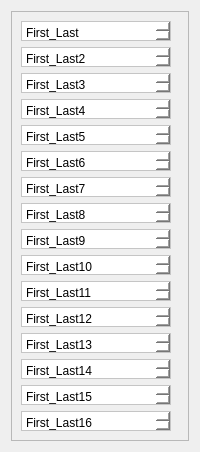
            <widget class="QWidget" name="mainBodyRight" native="true">
             <layout class="QHBoxLayout" name="horizontalLayout_4">
              <item>
               <widget class="QFrame" name="frame_6">
                <property name="frameShape">
                 <enum>QFrame::StyledPanel</enum>
                </property>
                <property name="frameShadow">
                 <enum>QFrame::Raised</enum>
                </property>
                <layout class="QVBoxLayout" name="verticalLayout_8">
                 <item>
                  <widget class="CustomPlainTextEdit" name="nameUnderscore_1">
                   <property name="sizePolicy">
                    <sizepolicy hsizetype="Fixed" vsizetype="Fixed">
                     <horstretch>0</horstretch>
                     <verstretch>0</verstretch>
                    </sizepolicy>
                   </property>
                   <property name="maximumSize">
                    <size>
                     <width>150</width>
                     <height>20</height>
                    </size>
                   </property>
                   <property name="styleSheet">
                    <string notr="true">font: 9pt &quot;Arial&quot;; background-color: white;
  color: black;</string>
                   </property>
                   <property name="plainText">
                    <string>First_Last</string>
                   </property>
                  </widget>
                 </item>
                 <item>
                  <widget class="CustomPlainTextEdit" name="nameUnderscore_2">
                   <property name="sizePolicy">
                    <sizepolicy hsizetype="Fixed" vsizetype="Fixed">
                     <horstretch>0</horstretch>
                     <verstretch>0</verstretch>
                    </sizepolicy>
                   </property>
                   <property name="maximumSize">
                    <size>
                     <width>150</width>
                     <height>20</height>
                    </size>
                   </property>
                   <property name="styleSheet">
                    <string notr="true">font: 9pt &quot;Arial&quot;; background-color: white;
  color: black;</string>
                   </property>
                   <property name="plainText">
                    <string>First_Last2</string>
                   </property>
                  </widget>
                 </item>
                 <item>
                  <widget class="CustomPlainTextEdit" name="nameUnderscore_3">
                   <property name="sizePolicy">
                    <sizepolicy hsizetype="Fixed" vsizetype="Fixed">
                     <horstretch>0</horstretch>
                     <verstretch>0</verstretch>
                    </sizepolicy>
                   </property>
                   <property name="maximumSize">
                    <size>
                     <width>150</width>
                     <height>20</height>
                    </size>
                   </property>
                   <property name="styleSheet">
                    <string notr="true">font: 9pt &quot;Arial&quot;; background-color: white;
  color: black;</string>
                   </property>
                   <property name="plainText">
                    <string>First_Last3</string>
                   </property>
                  </widget>
                 </item>
                 <item>
                  <widget class="CustomPlainTextEdit" name="nameUnderscore_4">
                   <property name="sizePolicy">
                    <sizepolicy hsizetype="Fixed" vsizetype="Fixed">
                     <horstretch>0</horstretch>
                     <verstretch>0</verstretch>
                    </sizepolicy>
                   </property>
                   <property name="maximumSize">
                    <size>
                     <width>150</width>
                     <height>20</height>
                    </size>
                   </property>
                   <property name="styleSheet">
                    <string notr="true">font: 9pt &quot;Arial&quot;; background-color: white;
  color: black;</string>
                   </property>
                   <property name="plainText">
                    <string>First_Last4</string>
                   </property>
                  </widget>
                 </item>
                 <item>
                  <widget class="CustomPlainTextEdit" name="nameUnderscore_5">
                   <property name="sizePolicy">
                    <sizepolicy hsizetype="Fixed" vsizetype="Fixed">
                     <horstretch>0</horstretch>
                     <verstretch>0</verstretch>
                    </sizepolicy>
                   </property>
                   <property name="maximumSize">
                    <size>
                     <width>150</width>
                     <height>20</height>
                    </size>
                   </property>
                   <property name="styleSheet">
                    <string notr="true">font: 9pt &quot;Arial&quot;; background-color: white;
  color: black;</string>
                   </property>
                   <property name="plainText">
                    <string>First_Last5</string>
                   </property>
                  </widget>
                 </item>
                 <item>
                  <widget class="CustomPlainTextEdit" name="nameUnderscore_6">
                   <property name="sizePolicy">
                    <sizepolicy hsizetype="Fixed" vsizetype="Fixed">
                     <horstretch>0</horstretch>
                     <verstretch>0</verstretch>
                    </sizepolicy>
                   </property>
                   <property name="maximumSize">
                    <size>
                     <width>150</width>
                     <height>20</height>
                    </size>
                   </property>
                   <property name="styleSheet">
                    <string notr="true">font: 9pt &quot;Arial&quot;; background-color: white;
  color: black;</string>
                   </property>
                   <property name="plainText">
                    <string>First_Last6</string>
                   </property>
                  </widget>
                 </item>
                 <item>
                  <widget class="CustomPlainTextEdit" name="nameUnderscore_7">
                   <property name="sizePolicy">
                    <sizepolicy hsizetype="Fixed" vsizetype="Fixed">
                     <horstretch>0</horstretch>
                     <verstretch>0</verstretch>
                    </sizepolicy>
                   </property>
                   <property name="maximumSize">
                    <size>
                     <width>150</width>
                     <height>20</height>
                    </size>
                   </property>
                   <property name="styleSheet">
                    <string notr="true">font: 9pt &quot;Arial&quot;; background-color: white;
  color: black;</string>
                   </property>
                   <property name="plainText">
                    <string>First_Last7</string>
                   </property>
                  </widget>
                 </item>
                 <item>
                  <widget class="CustomPlainTextEdit" name="nameUnderscore_8">
                   <property name="sizePolicy">
                    <sizepolicy hsizetype="Fixed" vsizetype="Fixed">
                     <horstretch>0</horstretch>
                     <verstretch>0</verstretch>
                    </sizepolicy>
                   </property>
                   <property name="maximumSize">
                    <size>
                     <width>150</width>
                     <height>20</height>
                    </size>
                   </property>
                   <property name="styleSheet">
                    <string notr="true">font: 9pt &quot;Arial&quot;; background-color: white;
  color: black;</string>
                   </property>
                   <property name="plainText">
                    <string>First_Last8</string>
                   </property>
                  </widget>
                 </item>
                 <item>
                  <widget class="CustomPlainTextEdit" name="nameUnderscore_9">
                   <property name="sizePolicy">
                    <sizepolicy hsizetype="Fixed" vsizetype="Fixed">
                     <horstretch>0</horstretch>
                     <verstretch>0</verstretch>
                    </sizepolicy>
                   </property>
                   <property name="maximumSize">
                    <size>
                     <width>150</width>
                     <height>20</height>
                    </size>
                   </property>
                   <property name="styleSheet">
                    <string notr="true">font: 9pt &quot;Arial&quot;; background-color: white;
  color: black;</string>
                   </property>
                   <property name="plainText">
                    <string>First_Last9</string>
                   </property>
                  </widget>
                 </item>
                 <item>
                  <widget class="CustomPlainTextEdit" name="nameUnderscore_10">
                   <property name="sizePolicy">
                    <sizepolicy hsizetype="Fixed" vsizetype="Fixed">
                     <horstretch>0</horstretch>
                     <verstretch>0</verstretch>
                    </sizepolicy>
                   </property>
                   <property name="maximumSize">
                    <size>
                     <width>150</width>
                     <height>20</height>
                    </size>
                   </property>
                   <property name="styleSheet">
                    <string notr="true">font: 9pt &quot;Arial&quot;; background-color: white;
  color: black;</string>
                   </property>
                   <property name="plainText">
                    <string>First_Last10</string>
                   </property>
                  </widget>
                 </item>
                 <item>
                  <widget class="CustomPlainTextEdit" name="nameUnderscore_11">
                   <property name="sizePolicy">
                    <sizepolicy hsizetype="Fixed" vsizetype="Fixed">
                     <horstretch>0</horstretch>
                     <verstretch>0</verstretch>
                    </sizepolicy>
                   </property>
                   <property name="maximumSize">
                    <size>
                     <width>150</width>
                     <height>20</height>
                    </size>
                   </property>
                   <property name="styleSheet">
                    <string notr="true">font: 9pt &quot;Arial&quot;; background-color: white;
  color: black;</string>
                   </property>
                   <property name="plainText">
                    <string>First_Last11</string>
                   </property>
                  </widget>
                 </item>
                 <item>
                  <widget class="CustomPlainTextEdit" name="nameUnderscore_12">
                   <property name="sizePolicy">
                    <sizepolicy hsizetype="Fixed" vsizetype="Fixed">
                     <horstretch>0</horstretch>
                     <verstretch>0</verstretch>
                    </sizepolicy>
                   </property>
                   <property name="maximumSize">
                    <size>
                     <width>150</width>
                     <height>20</height>
                    </size>
                   </property>
                   <property name="styleSheet">
                    <string notr="true">font: 9pt &quot;Arial&quot;; background-color: white;
  color: black;</string>
                   </property>
                   <property name="plainText">
                    <string>First_Last12</string>
                   </property>
                  </widget>
                 </item>
                 <item>
                  <widget class="CustomPlainTextEdit" name="nameUnderscore_13">
                   <property name="sizePolicy">
                    <sizepolicy hsizetype="Fixed" vsizetype="Fixed">
                     <horstretch>0</horstretch>
                     <verstretch>0</verstretch>
                    </sizepolicy>
                   </property>
                   <property name="maximumSize">
                    <size>
                     <width>150</width>
                     <height>20</height>
                    </size>
                   </property>
                   <property name="styleSheet">
                    <string notr="true">font: 9pt &quot;Arial&quot;; background-color: white;
  color: black;</string>
                   </property>
                   <property name="plainText">
                    <string>First_Last13</string>
                   </property>
                  </widget>
                 </item>
                 <item>
                  <widget class="CustomPlainTextEdit" name="nameUnderscore_14">
                   <property name="sizePolicy">
                    <sizepolicy hsizetype="Fixed" vsizetype="Fixed">
                     <horstretch>0</horstretch>
                     <verstretch>0</verstretch>
                    </sizepolicy>
                   </property>
                   <property name="maximumSize">
                    <size>
                     <width>150</width>
                     <height>20</height>
                    </size>
                   </property>
                   <property name="styleSheet">
                    <string notr="true">font: 9pt &quot;Arial&quot;; background-color: white;
  color: black;</string>
                   </property>
                   <property name="plainText">
                    <string>First_Last14</string>
                   </property>
                  </widget>
                 </item>
                 <item>
                  <widget class="CustomPlainTextEdit" name="nameUnderscore_15">
                   <property name="sizePolicy">
                    <sizepolicy hsizetype="Fixed" vsizetype="Fixed">
                     <horstretch>0</horstretch>
                     <verstretch>0</verstretch>
                    </sizepolicy>
                   </property>
                   <property name="maximumSize">
                    <size>
                     <width>150</width>
                     <height>20</height>
                    </size>
                   </property>
                   <property name="styleSheet">
                    <string notr="true">font: 9pt &quot;Arial&quot;; background-color: white;
  color: black;</string>
                   </property>
                   <property name="plainText">
                    <string>First_Last15</string>
                   </property>
                  </widget>
                 </item>
                 <item>
                  <widget class="CustomPlainTextEdit" name="nameUnderscore_16">
                   <property name="sizePolicy">
                    <sizepolicy hsizetype="Fixed" vsizetype="Fixed">
                     <horstretch>0</horstretch>
                     <verstretch>0</verstretch>
                    </sizepolicy>
                   </property>
                   <property name="maximumSize">
                    <size>
                     <width>150</width>
                     <height>20</height>
                    </size>
                   </property>
                   <property name="styleSheet">
                    <string notr="true">font: 9pt &quot;Arial&quot;; background-color: white;
  color: black;</string>
                   </property>
                   <property name="plainText">
                    <string>First_Last16
</string>
                   </property>
                  </widget>
                 </item>
                </layout>
               </widget>
              </item>
             </layout>
            </widget>
